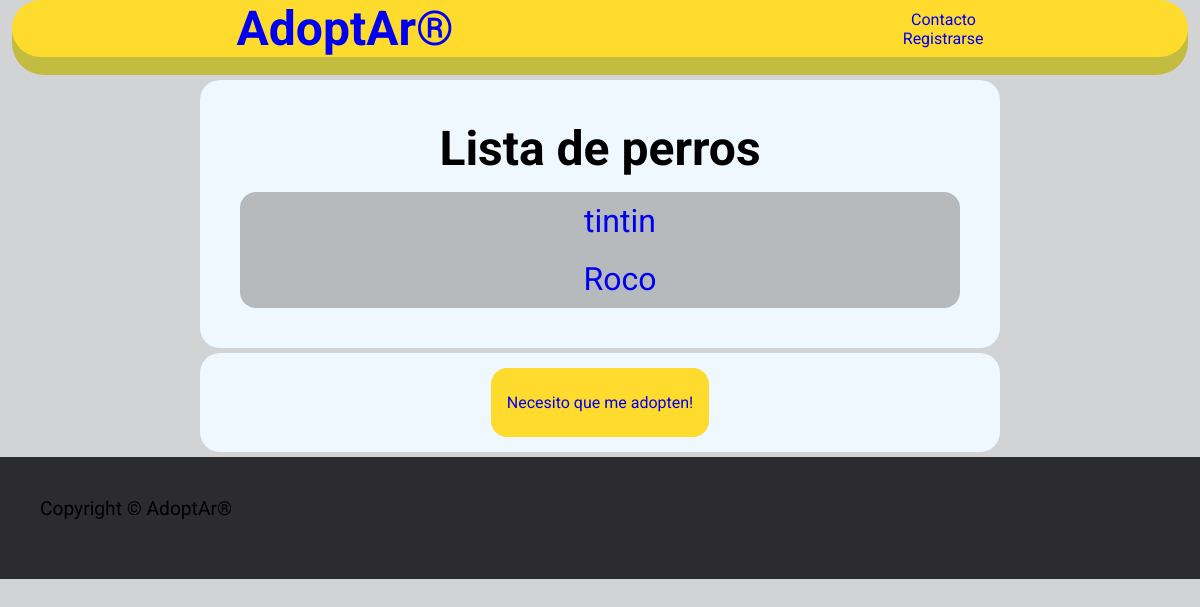
Page /perro/list/ on the earlier database version.
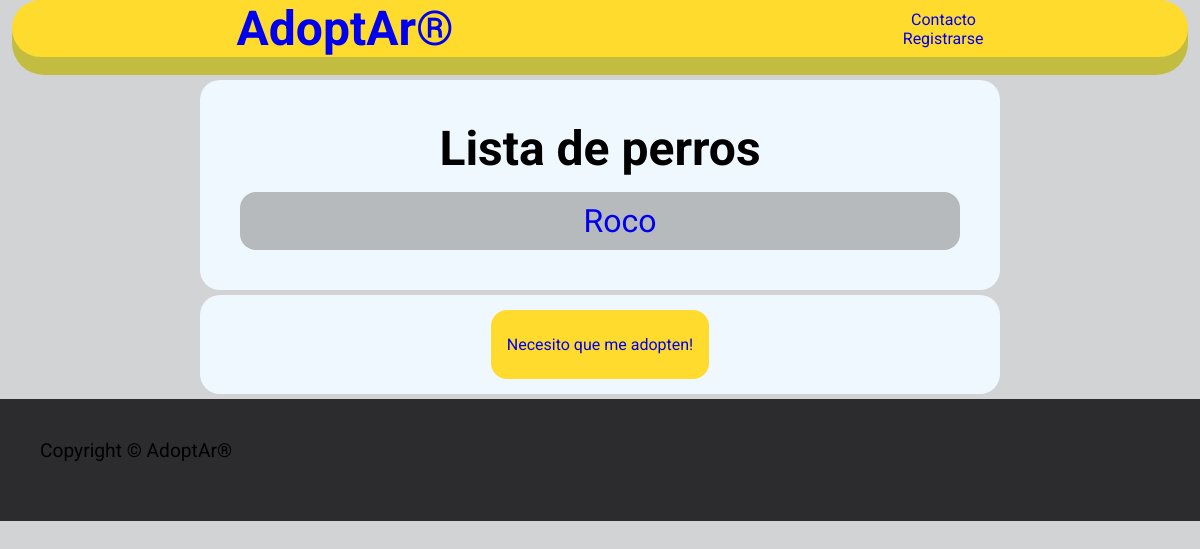
Same page on the later database version.
### Perro/models.py (models this page shows, shortened)
class Perro(models.Model):
    nombre = models.CharField(max_length=20, null=True, blank=True)
    edad = models.IntegerField(null=True, blank=True)
    raza = models.CharField(max_length=20, null=True, blank=True)
    estado = models.BooleanField(default=True)

### Perro/views.py (the view)
# urls.py: path('list/',PerroList.as_view(), name='perrolist'),
class PerroList(ListView,LoginRequiredMixin):
    model = Perro
    template_name = 'perro_list.html'
    context_object_name = 'perros'

### Perro/templates/perro_list.html
{% extends 'base.html' %}
{% block content %}
    <section>
    <h3>Lista de perros</h3>
    <ul class="section-list">
        {% for perro in perros %}
        {% if perro.estado %}
            <li><a href="{% url 'detailperro' perro.id %}">{{ perro.nombre }}</a></li>
        {% endif %}
        {% empty %}
            <li>No hay perros disponibles.</li>
        {% endfor %}
    </ul>
</section>
    <section>
    <a class="adopt-btn" href="{% url 'createperro' %}" >Necesito que me adopten!</a>
    </section>
{% endblock %}

Differences in the rows shown:
no longer on this page (row edited): Perro: nombre "tintin"
